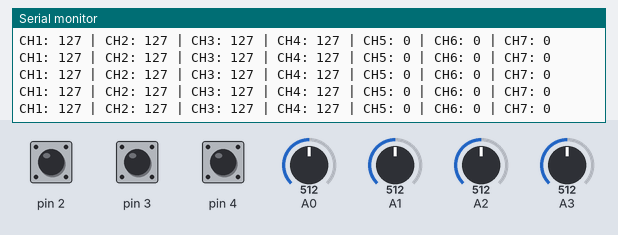
Recording of a sketch running on a simulated Arduino Uno, built with avr-gcc and run on an emulated ATmega328P. Parts: the last lines printed to the serial monitor. Inputs (shaded band) come from the test bench; at power-on: A0 = 512, A1 = 512, A2 = 512, pin 2 HIGH, pin 3 HIGH, pin 4 HIGH, A3 = 512. No radio packets arrive unless stated.

Above: at 1.2 s.
1.3 s: A0 set to 416
At 1.46 s:
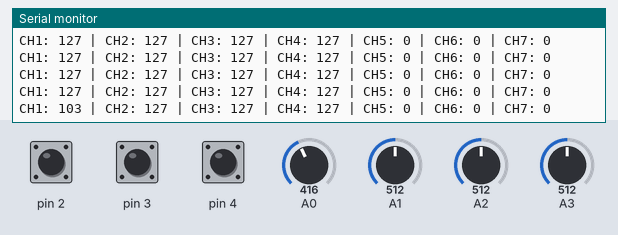
2.8 s: A0 set to 394
At 2.84 s:
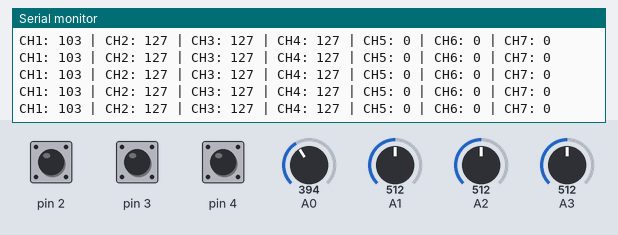
5.8 s: A1 set to 418
At 5.86 s:
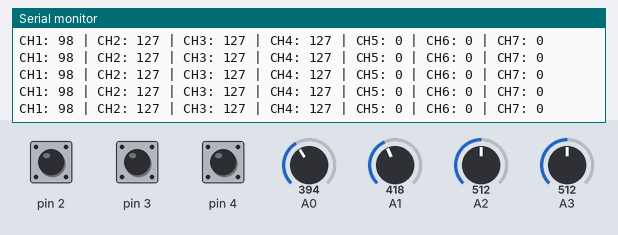
7.3 s: A1 set to 389
At 7.36 s:
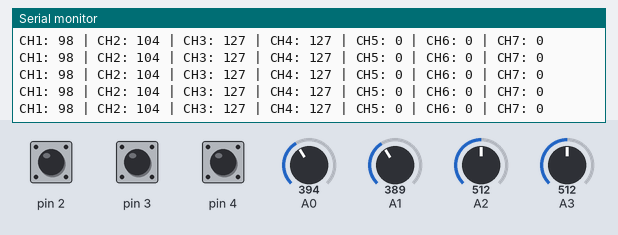
10.3 s: A2 set to 420
At 10.33 s:
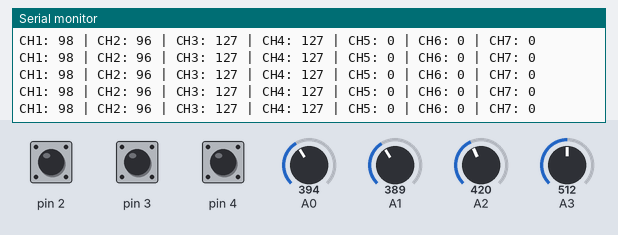
13.3 s: A2 set to 388
At 13.3 s:
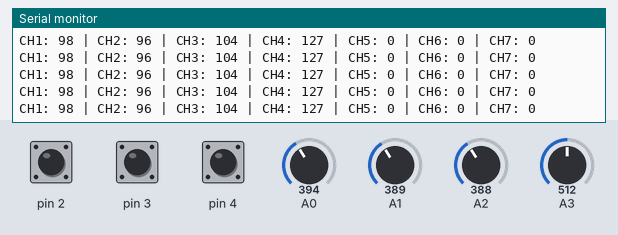
Timing chart, 0 to 16.3 s (numbered marks = the images above; inputs shaded):
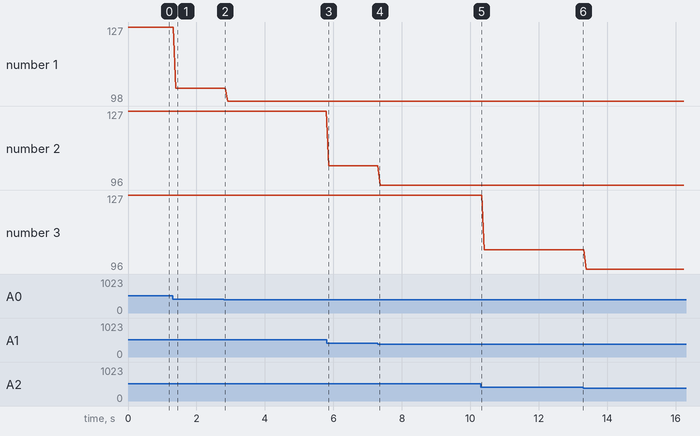

Measured:
- after the input at 1.3 s, the serial monitor: prints a new line after 0.09 s (image 1)
- plotted number 1: 127 → 103 after the input at 1.3 s, 103 → 98 after the input at 2.8 s
- plotted number 2: 127 → 104 after the input at 5.8 s, 104 → 96 after the input at 7.3 s
- plotted number 3: 127 → 104 after the input at 10.3 s

The sketch:

Transmitter_Code.ino
```cpp
#include <SPI.h>
#include <nRF24L01.h>
#include <RF24.h>

const uint64_t my_radio_pipe = 0xE8E8F0F0E1LL;
RF24 radio(9, 10);

struct Data_to_be_sent {
  byte ch1;
  byte ch2;
  byte ch3;
  byte ch4;
  byte ch5;
  byte ch6;
  byte ch7;
};

Data_to_be_sent sent_data;

void setup() {
  Serial.begin(9600);
  radio.begin();
  radio.setAutoAck(false);
  radio.setDataRate(RF24_250KBPS);
  radio.openWritingPipe(my_radio_pipe);

  sent_data.ch1 = 127;
  sent_data.ch2 = 127;
  sent_data.ch3 = 127;
  sent_data.ch4 = 127;
  sent_data.ch5 = 0;
  sent_data.ch6 = 0;
  sent_data.ch7 = 0;

  pinMode(2, INPUT_PULLUP);
  pinMode(3, INPUT_PULLUP);
  pinMode(4, INPUT_PULLUP);
}

void loop() {
  sent_data.ch1 = map(analogRead(A0), 0, 1023, 0, 255);
  sent_data.ch2 = map(analogRead(A1), 0, 1023, 0, 255);
  sent_data.ch3 = map(analogRead(A2), 0, 1023, 0, 255);
  sent_data.ch4 = map(analogRead(A3), 0, 1023, 0, 255);
  sent_data.ch5 = !digitalRead(2);
  sent_data.ch6 = !digitalRead(3);
  sent_data.ch7 = !digitalRead(4);

  radio.write(&sent_data, sizeof(Data_to_be_sent));

  // Serial debug print
  Serial.print("CH1: "); Serial.print(sent_data.ch1);
  Serial.print(" | CH2: "); Serial.print(sent_data.ch2);
  Serial.print(" | CH3: "); Serial.print(sent_data.ch3);
  Serial.print(" | CH4: "); Serial.print(sent_data.ch4);
  Serial.print(" | CH5: "); Serial.print(sent_data.ch5);
  Serial.print(" | CH6: "); Serial.print(sent_data.ch6);
  Serial.print(" | CH7: "); Serial.println(sent_data.ch7);

  delay(20);
}
```
